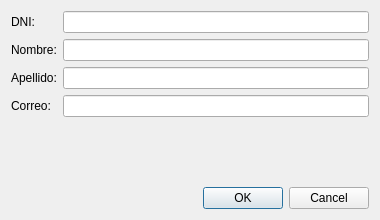
<?xml version="1.0" encoding="UTF-8"?>
<ui version="4.0">
 <class>FormularioProfesor</class>
 <widget class="QDialog" name="FormularioProfesor">
  <property name="geometry">
   <rect>
    <x>0</x>
    <y>0</y>
    <width>380</width>
    <height>220</height>
   </rect>
  </property>
  <property name="minimumSize">
   <size>
    <width>340</width>
    <height>0</height>
   </size>
  </property>
  <property name="windowTitle">
   <string>Agregar profesor</string>
  </property>
  <layout class="QVBoxLayout" name="verticalLayout">
   <item>
    <layout class="QFormLayout" name="formLayout">
     <item row="0" column="0">
      <widget class="QLabel" name="label_dni">
       <property name="text">
        <string>DNI:</string>
       </property>
      </widget>
     </item>
     <item row="0" column="1">
      <widget class="QLineEdit" name="input_dni"/>
     </item>
     <item row="1" column="0">
      <widget class="QLabel" name="label_nombre">
       <property name="text">
        <string>Nombre:</string>
       </property>
      </widget>
     </item>
     <item row="1" column="1">
      <widget class="QLineEdit" name="input_nombre"/>
     </item>
     <item row="2" column="0">
      <widget class="QLabel" name="label_apellido">
       <property name="text">
        <string>Apellido:</string>
       </property>
      </widget>
     </item>
     <item row="2" column="1">
      <widget class="QLineEdit" name="input_apellido"/>
     </item>
     <item row="3" column="0">
      <widget class="QLabel" name="label_correo">
       <property name="text">
        <string>Correo:</string>
       </property>
      </widget>
     </item>
     <item row="3" column="1">
      <widget class="QLineEdit" name="input_correo"/>
     </item>
    </layout>
   </item>
   <item>
    <widget class="QDialogButtonBox" name="buttonBox">
     <property name="orientation">
      <enum>Qt::Horizontal</enum>
     </property>
     <property name="standardButtons">
      <set>QDialogButtonBox::Cancel|QDialogButtonBox::Ok</set>
     </property>
    </widget>
   </item>
  </layout>
 </widget>
 <resources/>
 <connections/>
</ui>
